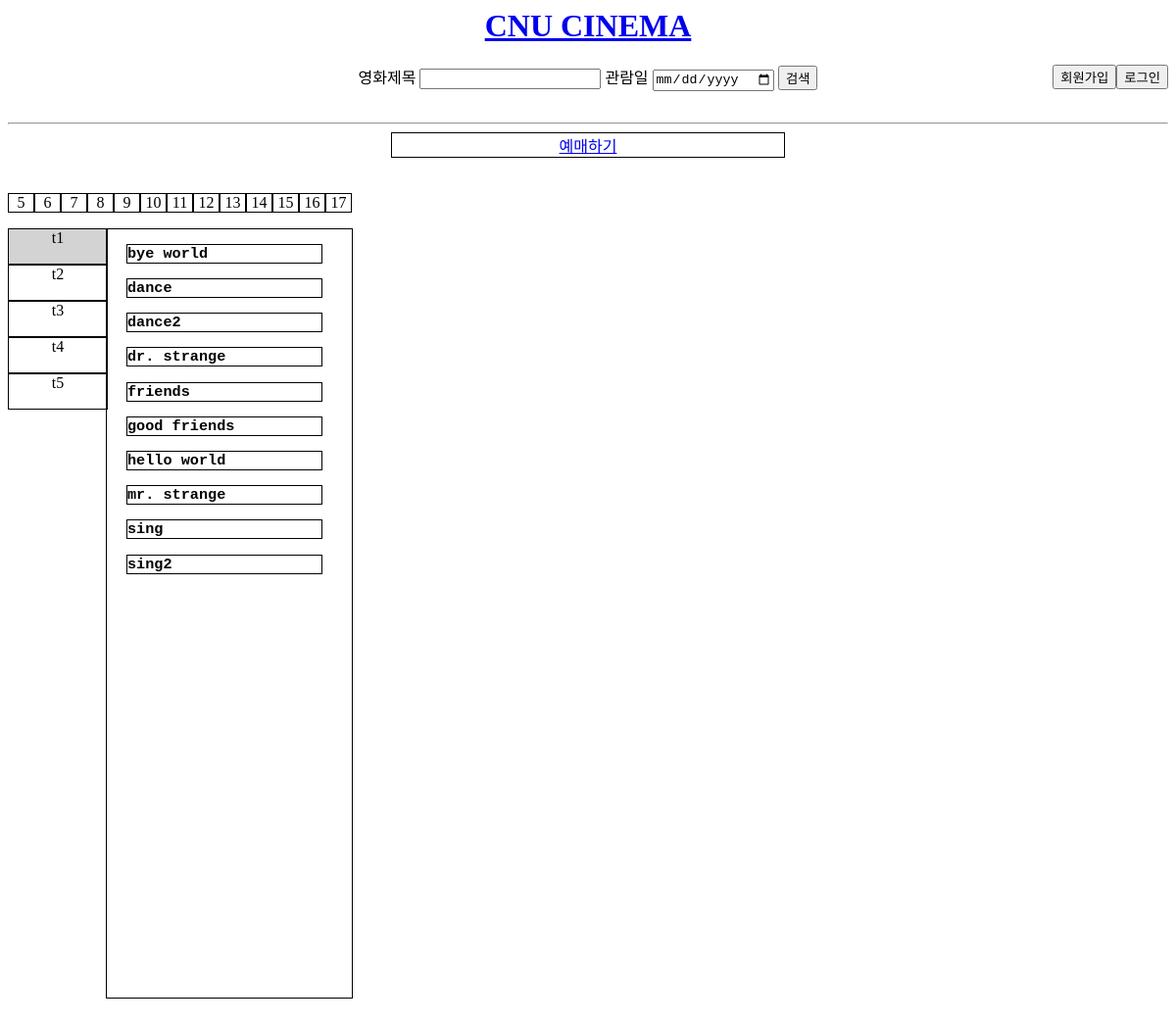
Page /schedule.php on the committed database.
### tables this page shows
CREATE TABLE Movie 
	(
	mid TEXT NOT NULL,
	title TEXT,
	open_day TEXT,
	director TEXT,
	rating TEXT CHECK(rating IN ('ALL','12','15','18')),
	length INTEGER,
    CONSTRAINT Movie_PK PRIMARY KEY(mid)
	);

### conn.php (called while the page is built, shortened)
<?php
    $conn = FALSE;
?>

### schedule.php (the view, shortened to what this page needs)
<?php
    include ('conn.php');
?>
<html lang="en">
<head>
    <link rel="stylesheet" href="css/index.css">
</head>
<body>
    <div class="header">
        <h1 id="title"><a href="/index.php">CNU CINEMA</a></h1>
        <div class="div1"></div>
        <div class="div2" id="search">
            <form action="search.php" method="get" name="search" onsubmit="return blankSearch();">
                영화제목 <input type="text" id="search" name="movie_title">
                관람일 <input type="date" name="s_date">
                <input type="submit" value="검색">
            </form>
        </div>
        <?php
            if($conn){
                $email = $_SESSION["ID"];
                $pw = $_SESSION["PWD"];
                $q=$db->query("SELECT name FROM customer WHERE email='$email' and password='$pw';");
                $results = $q->fetchAll(PDO::FETCH_ASSOC);
                $name = $results[0]["name"];
                echo "<div>$name 님 | <button onclick='location.href=\"mypage.php\"'>마이페이지</button></div>";
        ?>
        <?php
            }
            else{
        ?>
        <div class="div3" id="signin">
            <button onclick="location.href='signin.php'">로그인</button>
            <button onclick="location.href='signup.php'">회원가입</button>
        </div>
        <?php
            }
        ?>
    </div><br><br>
    <div>
        <hr>
    </div>
    <ul>
        <li class="bar"><a href="schedule.php?date=2022-05-05">예매하기</a>
    </ul><br><br>
    <div>
        <ul class="date_select">
            <li class="date">5</li>
            <li class="date">6</li>
            <li class="date">7</li>
            <li class="date">8</li>
            <li class="date">9</li>
            <li class="date">10</li>
            <li class="date">11</li>
            <li class="date">12</li>
            <li class="date">13</li>
            <li class="date">14</li>
            <li class="date">15</li>
            <li class="date">16</li>
            <li class="date">17</li>
        </ul>
    </div>
    <br><br>
    <div class="tname">
        <ul>
            <li class="t" id="t1box" onclick="show('t1', event)">t1</li>
            <li class="t" id="t2box" onclick="show('t2', event)">t2</li>
            <li class="t" id="t3box" onclick="show('t3', event)">t3</li>
            <li class="t" id="t4box" onclick="show('t4', event)">t4</li>
            <li class="t" id="t5box" onclick="show('t5', event)">t5</li>
        </ul>
    </div>
    <div class="sche_box">
        <div class="schedule" id="t1">
            <?php
                $results = $db->query("SELECT title FROM movie ORDER BY title;");
                foreach($results as $title){
                    $t = $title["title"];
                    echo "<h3>$t</h3>";
                }
            ?>
        </div>
    </div>
</body>
</html>

### css/index.css (style rules this page uses)
.header { margin-bottom: 3%; }
#title { color: red; text-align: center; }
#search { text-align: center; }
.div1 { float: left; height: 5px; width: 20%; }
.div2 { float: left; width: 60%; margin: auto; }
.div3 button { float: right; }
.t { list-style: none; border: 1px; border-style: solid; height: 35px; width: 100px; text-align: center; }
.tname { float: left; height: 100%; width: 100px; padding-left: 0; }
#t1box { background-color: lightgrey; }
.sche_box { float: left; height: 100%; width: 250px; padding-left: 0; margin-bottom: 50px; border: 1px; border-style: solid; }
#t1 { display: block; width: 200px; padding-left: 20px; }
ul { padding: 0; margin: 0; }
.date { list-style: none; float: left; border: 1px; border-style: solid; width: 25px; text-align: center; }
.date_select { width: 100%; }
.bar { list-style: none; border: 1px; border-style: solid; width: 400px; text-align: center; margin: auto; }
.schedule h3 { border: 1px; border-style: solid; font-family: monospace; }

### rows in the picture
movie: title "bye world"
movie: title "dance"
movie: title "dance2"
movie: title "dr. strange"
movie: title "friends"
movie: title "good friends"
movie: title "hello world"
movie: title "mr. strange"
movie: title "sing"
movie: title "sing2"
